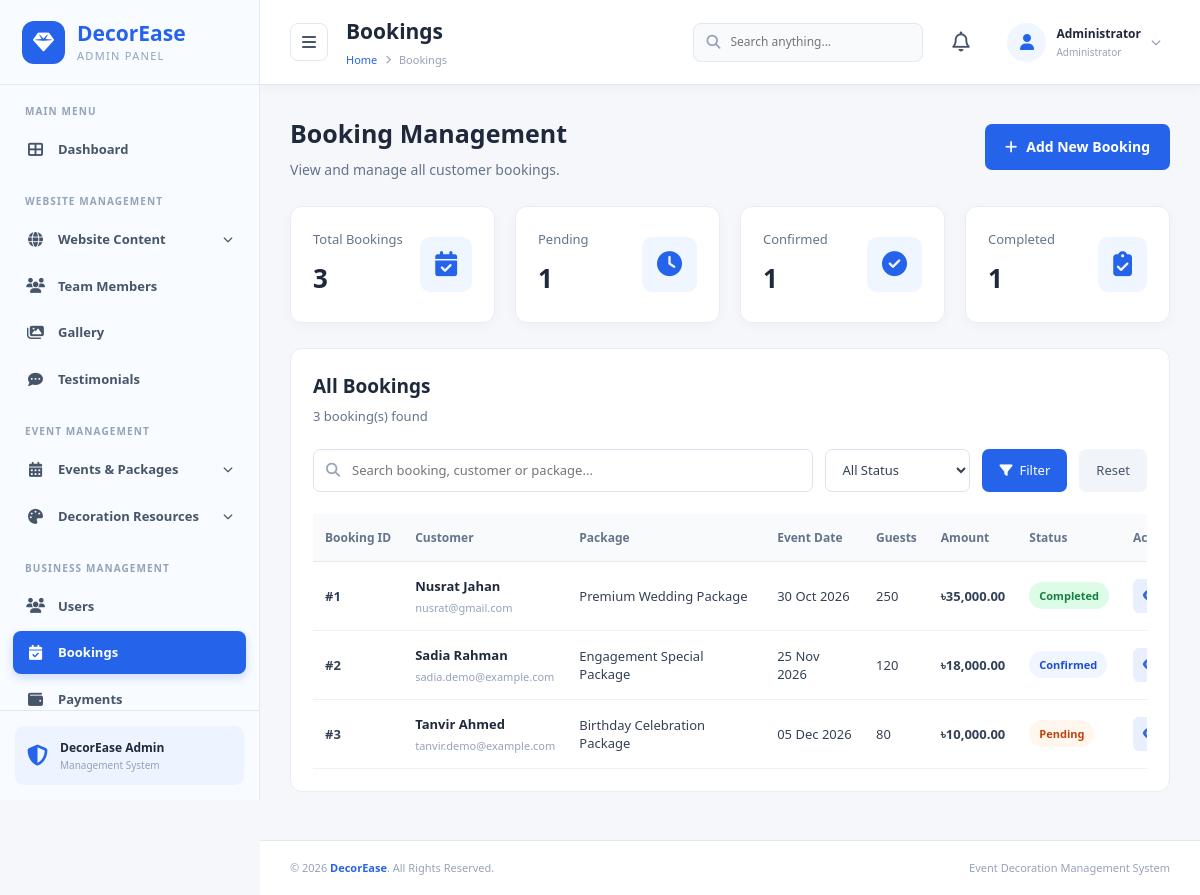
Page /admin/bookings.php on the committed database.
### tables this page shows
CREATE TABLE `bookings` (
  `booking_id` int(10) UNSIGNED NOT NULL,
  `customer_id` int(10) UNSIGNED NOT NULL,
  `package_id` int(10) UNSIGNED DEFAULT NULL,
  `venue_id` int(10) UNSIGNED DEFAULT NULL,
  `package_name_snapshot` varchar(200) NOT NULL,
  `package_price_snapshot` decimal(12,2) NOT NULL DEFAULT 0.00,
  `package_description_snapshot` text DEFAULT NULL,
  `event_date` date NOT NULL,
  `start_time` time NOT NULL,
  `end_time` time NOT NULL,
  `guest_count` int(10) UNSIGNED NOT NULL,
  `status` enum('pending','quoted','confirmed','in_progress','completed','cancelled') NOT NULL DEFAULT 'pending',
  `quoted_total` decimal(12,2) DEFAULT NULL,
  `event_location` text DEFAULT NULL,
  `special_request` text DEFAULT NULL,
  `created_at` timestamp NOT NULL DEFAULT current_timestamp(),
  `updated_at` timestamp NOT NULL DEFAULT current_timestamp() ON UPDATE current_timestamp()
);

CREATE TABLE `users` (
  `user_id` int(10) UNSIGNED NOT NULL,
  `full_name` varchar(150) NOT NULL,
  `email` varchar(191) NOT NULL,
  `password_hash` varchar(255) NOT NULL,
  `phone` varchar(30) DEFAULT NULL,
  `role` enum('admin','customer','employee') NOT NULL DEFAULT 'customer',
  `status` enum('active','inactive','suspended') NOT NULL DEFAULT 'active',
  `created_at` timestamp NOT NULL DEFAULT current_timestamp(),
  `updated_at` timestamp NOT NULL DEFAULT current_timestamp() ON UPDATE current_timestamp()
);

### admin/bookings.php (the view, shortened to what this page needs)
<?php
include_once '../db.php';
$search = trim($_GET['search'] ?? '');
$sql = "
    SELECT
        b.booking_id,
        b.package_name_snapshot,
        b.package_price_snapshot,
        b.event_date,
        b.start_time,
        b.guest_count,
        b.status,
        b.created_at,
        u.full_name AS customer_name,
        u.email AS customer_email,
        u.phone AS customer_phone
    FROM bookings b
    LEFT JOIN customers c ON b.customer_id = c.customer_id
    LEFT JOIN users u ON c.user_id = u.user_id
    WHERE 1=1
";
$sql .= " ORDER BY b.created_at DESC";
$stmt = $conn->prepare($sql);
$stmt->execute();
$result = $stmt->get_result();
$statusCounts = [];
$countResult = $conn->query("
    SELECT status, COUNT(*) AS total
    FROM bookings
    GROUP BY status
");
if ($countResult) {
    while ($row = $countResult->fetch_assoc()) {
        $statusCounts[$row['status']] = (int)$row['total'];
    }
}
function bookingStatusClass($status) {
    return match ($status) {
        'pending' => 'status-pending',
        'quoted' => 'status-quoted',
        'confirmed' => 'status-confirmed',
        'in_progress' => 'status-progress',
        'completed' => 'status-completed',
        'cancelled' => 'status-cancelled',
        default => 'status-default'
    };
}
function bookingStatusLabel($status) {
    return ucwords(str_replace('_', ' ', $status));
}
?>
<?php include_once 'includes/sidebar.php'; ?>
<head>
    <link rel="stylesheet"
          href="https://cdnjs.cloudflare.com/ajax/libs/font-awesome/6.5.2/css/all.min.css">
<div class="main-content">
<?php include_once 'includes/header.php'; ?>
<main class="dashboard-content">
    <div class="page-heading booking-heading">
        <div>
            <h2>Booking Management</h2>
            <p>View and manage all customer bookings.</p>
        </div>
        <a href="booking_form.php" class="booking-add-btn">
            <i class="fas fa-plus"></i> Add New Booking
        </a>
    </div>
    <div class="booking-summary">
        <div class="booking-summary-card">
            <div>
                <span>Total Bookings</span>
                <h3><?php echo array_sum($statusCounts); ?></h3>
            </div>
            <i class="fas fa-calendar-check"></i>
        </div>
        <div class="booking-summary-card">
            <div>
                <span>Pending</span>
                <h3><?php echo $statusCounts['pending'] ?? 0; ?></h3>
            </div>
            <i class="fas fa-clock"></i>
        </div>
        <div class="booking-summary-card">
            <div>
                <span>Confirmed</span>
                <h3><?php echo $statusCounts['confirmed'] ?? 0; ?></h3>
            </div>
            <i class="fas fa-check-circle"></i>
        </div>
        <div class="booking-summary-card">
            <div>
                <span>Completed</span>
                <h3><?php echo $statusCounts['completed'] ?? 0; ?></h3>
            </div>
            <i class="fas fa-clipboard-check"></i>
        </div>
    </div>
    <div class="booking-panel">
        <div class="booking-panel-header">
            <div>
                <h3>All Bookings</h3>
                <p><?php echo $result->num_rows; ?> booking(s) found</p>
            </div>
        </div>
        <form method="GET" class="booking-filter-form">
            <div class="booking-search">
                <i class="fas fa-search"></i>
                <input
                    type="text"
                    name="search"
                    placeholder="Search booking, customer or package..."
                    value="<?php echo htmlspecialchars($search); ?>"
                >
            </div>
            <select name="status">
                <option value="">All Status</option>
            </select>
            <button type="submit" class="booking-filter-btn">
                <i class="fas fa-filter"></i> Filter
            </button>
            <a href="bookings.php" class="booking-reset-btn">Reset</a>
        </form>
        <div class="booking-table-wrapper">
            <table class="booking-table">
                <thead>
                    <tr>
                        <th>Booking ID</th>
                        <th>Customer</th>
                        <th>Package</th>
                        <th>Event Date</th>
                        <th>Guests</th>
                        <th>Amount</th>
                        <th>Status</th>
                        <th>Action</th>
                    </tr>
                </thead>
                <tbody>
                <?php if ($result && $result->num_rows > 0): ?>
                    <?php while ($booking = $result->fetch_assoc()): ?>
                        <tr>
                            <td>
                                <strong>#<?php echo (int)$booking['booking_id']; ?></strong>
                            </td>
                            <td>
                                <div class="booking-customer">
                                    <strong>
                                        <?php echo htmlspecialchars($booking['customer_name'] ?? 'Unknown'); ?>
                                    </strong>
                                    <small>
                                        <?php echo htmlspecialchars($booking['customer_email'] ?? ''); ?>
                                    </small>
                                </div>
                            </td>
                            <td>
                                <?php echo htmlspecialchars($booking['package_name_snapshot'] ?? 'N/A'); ?>
                            </td>
                            <td>
                                <?php
                                echo $booking['event_date']
                                    ? date('d M Y', strtotime($booking['event_date']))
                                    : 'N/A';
                                ?>
                            </td>
                            <td><?php echo (int)$booking['guest_count']; ?></td>
                            <td>
                                <strong>
                                    ৳<?php echo number_format((float)$booking['package_price_snapshot'], 2); ?>
                                </strong>
                            </td>
                            <td>
                                <span class="booking-status <?php echo bookingStatusClass($booking['status']); ?>">
                                    <?php echo bookingStatusLabel($booking['status']); ?>
                                </span>
                            </td>
                            <td>
                                <div class="booking-action-group">
                                    <a href="booking_details.php?id=<?php echo (int)$booking['booking_id']; ?>"
                                       class="booking-view-btn" title="View Details">
                                        <i class="fas fa-eye"></i>
                                    </a>
                                </div>
                            </td>
                        </tr>
                    <?php endwhile; ?>
                <?php endif; ?>
                </tbody>
            </table>
        </div>
    </div>
</main>
<?php include_once 'includes/footer.php'; ?>
</div>
</head>

### rows in the picture
bookings: booking_id "1", users.full_name "Nusrat Jahan", users.email "nusrat@gmail.com", package_name_snapshot "Premium Wedding Package", event_date "30 Oct 2026", guest_count "250", package_price_snapshot "35,000.00", status "Completed"
bookings: booking_id "2", users.full_name "Sadia Rahman", users.email "sadia.demo@example.com", package_name_snapshot "Engagement Special Package", event_date "25 Nov 2026", guest_count "120", package_price_snapshot "18,000.00", status "Confirmed"
bookings: booking_id "3", users.full_name "Tanvir Ahmed", users.email "tanvir.demo@example.com", package_name_snapshot "Birthday Celebration Package", event_date "05 Dec 2026", guest_count "80", package_price_snapshot "10,000.00", status "Pending"

### other values in the picture
$pageTitle "Bookings"
$adminName "Administrator"
array_sum($statusCounts) "3"
$statusCounts['pending'] "1"
$statusCounts['confirmed'] "1"
$statusCounts['completed'] "1"
$result->num_rows "3"
